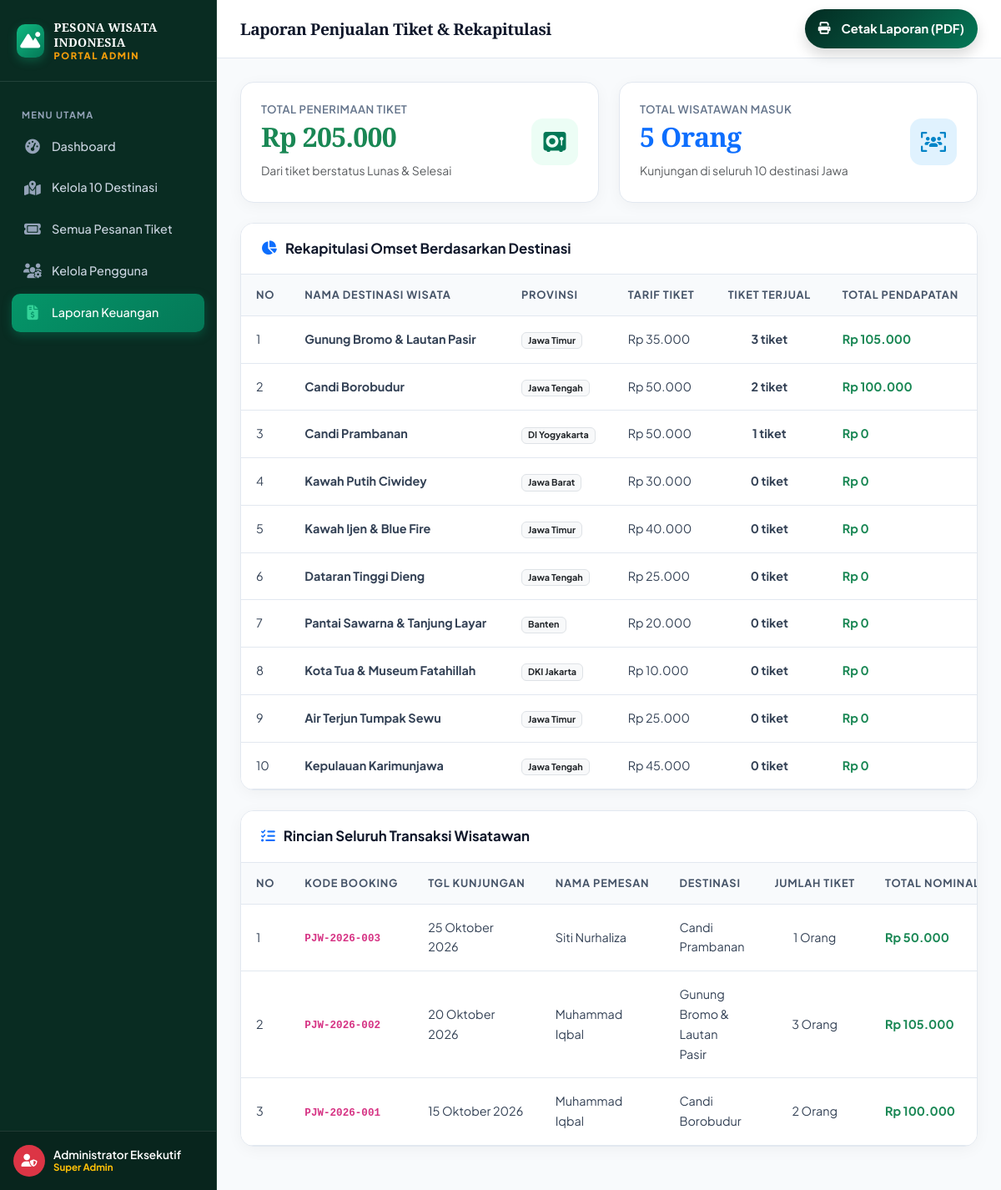
Page /admin/laporan.php (signed in) on the committed database.
### tables this page shows
CREATE TABLE `pemesanan_tiket` (
  `id` INT(11) NOT NULL AUTO_INCREMENT,
  `kode_booking` VARCHAR(30) NOT NULL,
  `user_id` INT(11) NOT NULL,
  `destinasi_id` INT(11) NOT NULL,
  `tanggal_kunjungan` DATE NOT NULL,
  `jumlah_tiket` INT(11) NOT NULL DEFAULT 1,
  `harga_satuan` DECIMAL(12,2) NOT NULL,
  `total_harga` DECIMAL(12,2) NOT NULL,
  `status_pemesanan` ENUM('menunggu_pembayaran', 'lunas', 'selesai', 'dibatalkan') DEFAULT 'menunggu_pembayaran',
  `status_checkin` ENUM('belum', 'sudah') DEFAULT 'belum',
  `waktu_checkin` DATETIME DEFAULT NULL,
  `catatan` TEXT,
  `created_at` DATETIME DEFAULT CURRENT_TIMESTAMP,
  PRIMARY KEY (`id`),
  UNIQUE KEY `idx_booking_code` (`kode_booking`),
  KEY `fk_pesanan_user` (`user_id`),
  KEY `fk_pesanan_destinasi` (`destinasi_id`),
  CONSTRAINT `fk_pesanan_destinasi` FOREIGN KEY (`destinasi_id`) REFERENCES `destinasi` (`id`) ON DELETE CASCADE,
  CONSTRAINT `fk_pesanan_user` FOREIGN KEY (`user_id`) REFERENCES `users` (`id`) ON DELETE CASCADE
);

CREATE TABLE `users` (
  `id` INT(11) NOT NULL AUTO_INCREMENT,
  `nama_lengkap` VARCHAR(100) NOT NULL,
  `email` VARCHAR(100) NOT NULL,
  `username` VARCHAR(50) NOT NULL,
  `password` VARCHAR(255) NOT NULL,
  `no_telp` VARCHAR(20) DEFAULT NULL,
  `alamat` TEXT,
  `role` ENUM('admin', 'petugas', 'pengunjung') NOT NULL DEFAULT 'pengunjung',
  `foto` VARCHAR(255) DEFAULT 'assets/images/avatar-default.png',
  `status_aktif` TINYINT(1) DEFAULT 1,
  `created_at` DATETIME DEFAULT CURRENT_TIMESTAMP,
  PRIMARY KEY (`id`),
  UNIQUE KEY `idx_users_email` (`email`),
  UNIQUE KEY `idx_users_username` (`username`)
);

CREATE TABLE `destinasi` (
  `id` INT(11) NOT NULL AUTO_INCREMENT,
  `provinsi_id` INT(11) NOT NULL,
  `kategori_id` INT(11) NOT NULL,
  `nama_destinasi` VARCHAR(150) NOT NULL,
  `slug` VARCHAR(150) NOT NULL,
  `ringkasan` VARCHAR(255) NOT NULL,
  `deskripsi_lengkap` LONGTEXT NOT NULL,
  `lokasi_spesifik` VARCHAR(255) NOT NULL,
  `harga_tiket` DECIMAL(12,2) NOT NULL DEFAULT 0.00,
  `jam_buka` VARCHAR(20) DEFAULT '08:00',
  `jam_tutup` VARCHAR(20) DEFAULT '17:00',
  `rating` DECIMAL(3,2) DEFAULT 4.80,
  `jumlah_ulasan` INT(11) DEFAULT 0,
  `kuota_harian` INT(11) DEFAULT 500,
  `gambar_utama` VARCHAR(255) NOT NULL,
  `status` ENUM('aktif', 'pemeliharaan', 'tutup') DEFAULT 'aktif',
  `is_populer` TINYINT(1) DEFAULT 1,
  `created_at` DATETIME DEFAULT CURRENT_TIMESTAMP,
  PRIMARY KEY (`id`),
  UNIQUE KEY `idx_destinasi_slug` (`slug`),
  KEY `fk_destinasi_provinsi` (`provinsi_id`),
  KEY `fk_destinasi_kategori` (`kategori_id`),
  CONSTRAINT `fk_destinasi_kategori` FOREIGN KEY (`kategori_id`) REFERENCES `kategori_wisata` (`id`) ON DELETE CASCADE,
  CONSTRAINT `fk_destinasi_provinsi` FOREIGN KEY (`provinsi_id`) REFERENCES `provinsi` (`id`) ON DELETE CASCADE
);

### koneksi.php (called while the page is built, shortened)
<?php
function rupiah($angka) {
    return 'Rp ' . number_format((float)$angka, 0, ',', '.');
}
function tanggal_indo($tanggal) {
    $bulan = [
        1 => 'Januari', 'Februari', 'Maret', 'April', 'Mei', 'Juni',
        'Juli', 'Agustus', 'September', 'Oktober', 'November', 'Desember'
    ];
    $timestamp = strtotime($tanggal);
    $d = date('d', $timestamp);
    $m = (int)date('m', $timestamp);
    $y = date('Y', $timestamp);
    return $d . ' ' . ($bulan[$m] ?? '') . ' ' . $y;
}
function get_current_tab_id() {
    $tab = $_GET['tab'] ?? $_POST['tab'] ?? $_COOKIE['wisata_active_tab'] ?? null;
    if ($tab && preg_match('/^[a-zA-Z0-9_\-]+$/', $tab)) {
        return $tab;
    }
    return null;
}
function get_current_portal_role() {
    $script = str_replace('\\', '/', ($_SERVER['PHP_SELF'] ?? '') . ' ' . ($_SERVER['SCRIPT_NAME'] ?? ''));
    if (strpos($script, '/admin/') !== false) {
        return 'admin';
    } elseif (strpos($script, '/petugas/') !== false) {
        return 'petugas';
    } elseif (strpos($script, '/pengunjung/') !== false) {
        return 'pengunjung';
    }
    return null;
}
function auth_user($context_role = null) {
    if (!$context_role) {
        $context_role = get_current_portal_role();
    }
    $tab_id = get_current_tab_id();
    if ($tab_id && isset($_SESSION['tabs'][$tab_id]) && is_array($_SESSION['tabs'][$tab_id])) {
        $tab_user = $_SESSION['tabs'][$tab_id];
        if (!$context_role || $tab_user['role'] === $context_role) {
            return $tab_user;
        }
    }
    return null;
}

### admin/laporan.php (the view, shortened to what this page needs)
<?php
require_once __DIR__ . '/../koneksi.php';
$user = auth_user();
$total_income = mysqli_fetch_assoc(mysqli_query($conn, "SELECT SUM(total_harga) as s, SUM(jumlah_tiket) as t FROM pemesanan_tiket WHERE status_pemesanan IN ('lunas', 'selesai')"));
$pendapatan = $total_income['s'] ?? 0;
$tiket_terjual = $total_income['t'] ?? 0;
$laporan_destinasi = mysqli_query($conn, "SELECT d.nama_destinasi, pr.nama_provinsi, d.harga_tiket,
                                          COALESCE(SUM(p.jumlah_tiket), 0) as total_tiket,
                                          COALESCE(SUM(CASE WHEN p.status_pemesanan IN ('lunas', 'selesai') THEN p.total_harga ELSE 0 END), 0) as total_omset
                                          FROM destinasi d
                                          LEFT JOIN provinsi pr ON d.provinsi_id = pr.id
                                          LEFT JOIN pemesanan_tiket p ON d.id = p.destinasi_id
                                          GROUP BY d.id
                                          ORDER BY total_omset DESC, d.id ASC");
$laporan_transaksi = mysqli_query($conn, "SELECT p.*, u.nama_lengkap as nama_pemesan, d.nama_destinasi
                                          FROM pemesanan_tiket p
                                          JOIN users u ON p.user_id = u.id
                                          JOIN destinasi d ON p.destinasi_id = d.id
                                          ORDER BY p.id DESC");
?>
<!DOCTYPE html>
<html lang="id">
<head>
  <link href="https://cdn.jsdelivr.net/npm/bootstrap@5.3.2/dist/css/bootstrap.min.css" rel="stylesheet">
  <link rel="stylesheet" href="https://cdnjs.cloudflare.com/ajax/libs/font-awesome/6.4.2/css/all.min.css">
  <link rel="stylesheet" href="../assets/css/style.css">
  <link rel="stylesheet" href="../assets/css/dashboard.css">
</head>
<body class="dashboard-body">
<div class="dashboard-layout">
  <aside class="dashboard-sidebar">
    <a href="../index.php" class="sidebar-brand">
      <div class="sidebar-brand-icon">
        <i class="fas fa-mountain-sun"></i>
      </div>
      <div class="sidebar-brand-title">
        PESONA WISATA INDONESIA
        <small>Portal Admin</small>
      </div>
    </a>
    <ul class="sidebar-menu">
      <li class="sidebar-heading">Menu Utama</li>
      <li class="sidebar-item">
        <a href="index.php" class="sidebar-link">
          <i class="fas fa-gauge-high"></i> Dashboard
        </a>
      </li>
      <li class="sidebar-item">
        <a href="destinasi.php" class="sidebar-link">
          <i class="fas fa-map-location-dot"></i> Kelola 10 Destinasi
        </a>
      </li>
      <li class="sidebar-item">
        <a href="pesanan.php" class="sidebar-link">
          <i class="fas fa-ticket"></i> Semua Pesanan Tiket
        </a>
      </li>
      <li class="sidebar-item">
        <a href="users.php" class="sidebar-link">
          <i class="fas fa-users-gear"></i> Kelola Pengguna
        </a>
      </li>
      <li class="sidebar-item">
        <a href="laporan.php" class="sidebar-link active">
          <i class="fas fa-file-invoice-dollar"></i> Laporan Keuangan
        </a>
      </li>
    </ul>
    <div class="sidebar-footer">
      <div class="user-mini-card">
        <div class="user-mini-avatar bg-danger">
          <i class="fas fa-user-shield"></i>
        </div>
        <div class="user-mini-info">
          <div class="user-mini-name"><?= htmlspecialchars($user['nama']); ?></div>
          <div class="user-mini-role text-warning fw-bold">Super Admin</div>
        </div>
      </div>
    </div>
  </aside>
  <main class="dashboard-main">
    <header class="dashboard-topbar">
      <div class="topbar-left">
        <h2 class="topbar-title">Laporan Penjualan Tiket & Rekapitulasi</h2>
      </div>
      <div class="topbar-right">
        <button onclick="window.print()" class="btn btn-luxury-primary btn-sm rounded-pill px-3 shadow">
          <i class="fas fa-print me-1"></i> Cetak Laporan (PDF)
        </button>
      </div>
    </header>
    <div class="dashboard-container">
      <div class="row g-4 mb-4">
        <div class="col-md-6">
          <div class="metric-card">
            <div class="metric-info">
              <h6>Total Penerimaan Tiket</h6>
              <h2 class="text-success fw-bold"><?= rupiah($pendapatan); ?></h2>
              <small class="text-muted">Dari tiket berstatus Lunas & Selesai</small>
            </div>
            <div class="metric-icon-box bg-emerald-light">
              <i class="fas fa-vault"></i>
            </div>
          </div>
        </div>
        <div class="col-md-6">
          <div class="metric-card">
            <div class="metric-info">
              <h6>Total Wisatawan Masuk</h6>
              <h2 class="text-primary fw-bold"><?= number_format($tiket_terjual); ?> Orang</h2>
              <small class="text-muted">Kunjungan di seluruh 10 destinasi Jawa</small>
            </div>
            <div class="metric-icon-box bg-blue-light">
              <i class="fas fa-users-viewfinder"></i>
            </div>
          </div>
        </div>
      </div>
      <div class="card-luxury mb-4">
        <div class="card-luxury-header">
          <h5 class="card-luxury-title">
            <i class="fas fa-chart-pie text-primary"></i> Rekapitulasi Omset Berdasarkan Destinasi
          </h5>
        </div>
        <div class="table-responsive">
          <table class="table table-luxury">
            <thead>
              <tr>
                <th width="50">No</th>
                <th>Nama Destinasi Wisata</th>
                <th>Provinsi</th>
                <th>Tarif Tiket</th>
                <th class="text-center">Tiket Terjual</th>
                <th>Total Pendapatan</th>
              </tr>
            </thead>
            <tbody>
              <?php
              $no = 1;
              while ($ld = mysqli_fetch_assoc($laporan_destinasi)): ?>
                <tr>
                  <td><?= $no++; ?></td>
                  <td><strong><?= htmlspecialchars($ld['nama_destinasi']); ?></strong></td>
                  <td><span class="badge bg-light text-dark border"><?= htmlspecialchars($ld['nama_provinsi']); ?></span></td>
                  <td><?= rupiah($ld['harga_tiket']); ?></td>
                  <td class="text-center fw-bold"><?= number_format($ld['total_tiket']); ?> tiket</td>
                  <td class="fw-bold text-success"><?= rupiah($ld['total_omset']); ?></td>
                </tr>
              <?php endwhile; ?>
            </tbody>
          </table>
        </div>
      </div>
      <div class="card-luxury">
        <div class="card-luxury-header">
          <h5 class="card-luxury-title">
            <i class="fas fa-list-check text-primary"></i> Rincian Seluruh Transaksi Wisatawan
          </h5>
        </div>
        <div class="table-responsive">
          <table class="table table-luxury">
            <thead>
              <tr>
                <th>No</th>
                <th>Kode Booking</th>
                <th>Tgl Kunjungan</th>
                <th>Nama Pemesan</th>
                <th>Destinasi</th>
                <th>Jumlah Tiket</th>
                <th>Total Nominal</th>
              </tr>
            </thead>
            <tbody>
              <?php
              $no = 1;
              while ($lt = mysqli_fetch_assoc($laporan_transaksi)): ?>
                <tr>
                  <td><?= $no++; ?></td>
                  <td><code class="fw-bold"><?= htmlspecialchars($lt['kode_booking']); ?></code></td>
                  <td><?= tanggal_indo($lt['tanggal_kunjungan']); ?></td>
                  <td><?= htmlspecialchars($lt['nama_pemesan']); ?></td>
                  <td><?= htmlspecialchars($lt['nama_destinasi']); ?></td>
                  <td class="text-center"><?= $lt['jumlah_tiket']; ?> Orang</td>
                  <td class="fw-bold text-success"><?= rupiah($lt['total_harga']); ?></td>
                </tr>
              <?php endwhile; ?>
            </tbody>
          </table>
        </div>
      </div>
    </div>
  </main>
</div>
</body>
</html>

### assets/css/style.css (style rules this page uses)
:root { --primary: #064e3b; --primary-dark: #022c22; --primary-light: #059669; --primary-glow: rgba(5, 150, 105, 0.25); --primary-soft: #ecfdf5; --secondary: #b45309; --secondary-light: #d97706; --secondary-gold: #f59e0b; --secondary-glow: rgba(245, 158, 11, 0.25); --dark: #09131f; --dark-surface: #0f172a; --dark-card: #1e293b; --muted: #64748b; --border: #e2e8f0; --border-light: rgba(255, 255, 255, 0.15); --bg-soft: #f8fafc; --bg-gradient: linear-gradient(135deg, #022c22 0%, #064e3b 50%, #047857 100%); --gold-gradient: linear-gradient(135deg, #b45309 0%, #d97706 50%, #f59e0b 100%); --glass-bg: rgba(255, 255, 255, 0.85); --glass-border: rgba(255, 255, 255, 0.6); --glass-dark: rgba(15, 23, 42, 0.75); --shadow-sm: 0 4px 6px -1px rgba(0, 0, 0, 0.05); --shadow-md: 0 10px 25px -5px rgba(0, 0, 0, 0.08), 0 8px 10px -6px rgba(0, 0, 0, 0.04); --shadow-xl: 0 20px 45px -12px rgba(6, 78, 59, 0.18); --shadow-gold: 0 12px 30px -5px rgba(217, 119, 6, 0.35); --radius-sm: 10px; --radius-md: 16px; --radius-lg: 24px; --radius-full: 9999px; --font-serif: 'Cinzel', serif; --font-display: 'Playfair Display', serif; --font-sans: 'Plus Jakarta Sans', sans-serif; --transition: all 0.35s cubic-bezier(0.4, 0, 0.2, 1); }
* { margin: 0; padding: 0; box-sizing: border-box; }
html { scroll-behavior: smooth; }
body { font-family: var(--font-sans); background-color: var(--bg-soft); color: #1e293b; line-height: 1.65; overflow-x: hidden; -webkit-font-smoothing: antialiased; }
h1, h2, h3, .font-serif { font-family: var(--font-serif); letter-spacing: -0.02em; }
.btn-luxury-primary { background: var(--bg-gradient); color: #fff; border: none; padding: 12px 26px; border-radius: var(--radius-md); font-weight: 700; font-size: 0.92rem; transition: var(--transition); display: inline-flex; align-items: center; gap: 9px; text-decoration: none; box-shadow: 0 6px 20px rgba(6, 78, 59, 0.28); }

### rows in the picture
pemesanan_tiket: kode_booking "PJW-2026-003", tanggal_kunjungan "25 Oktober 2026", user.nama_lengkap "Siti Nurhaliza", destinasi.nama_destinasi "Candi Prambanan", jumlah_tiket "1", total_harga "Rp 50.000"
pemesanan_tiket: kode_booking "PJW-2026-002", tanggal_kunjungan "20 Oktober 2026", user.nama_lengkap "Muhammad Iqbal", destinasi.nama_destinasi "Gunung Bromo & Lautan Pasir", jumlah_tiket "3", total_harga "Rp 105.000"
pemesanan_tiket: kode_booking "PJW-2026-001", tanggal_kunjungan "15 Oktober 2026", user.nama_lengkap "Muhammad Iqbal", destinasi.nama_destinasi "Candi Borobudur", jumlah_tiket "2", total_harga "Rp 100.000"

### other values in the picture
$user['nama'] "Administrator Eksekutif"
rupiah($pendapatan) "Rp 205.000"
$tiket_terjual "5"
$ld['nama_destinasi'] "Gunung Bromo & Lautan Pasir"
$ld['nama_provinsi'] "Jawa Timur"
rupiah($ld['harga_tiket']) "Rp 35.000"
$ld['total_tiket'] "3"
rupiah($ld['total_omset']) "Rp 105.000"
$ld['nama_destinasi'] "Candi Borobudur"
$ld['nama_provinsi'] "Jawa Tengah"
rupiah($ld['harga_tiket']) "Rp 50.000"
$ld['total_tiket'] "2"
rupiah($ld['total_omset']) "Rp 100.000"
$ld['nama_destinasi'] "Candi Prambanan"
$ld['nama_provinsi'] "DI Yogyakarta"
